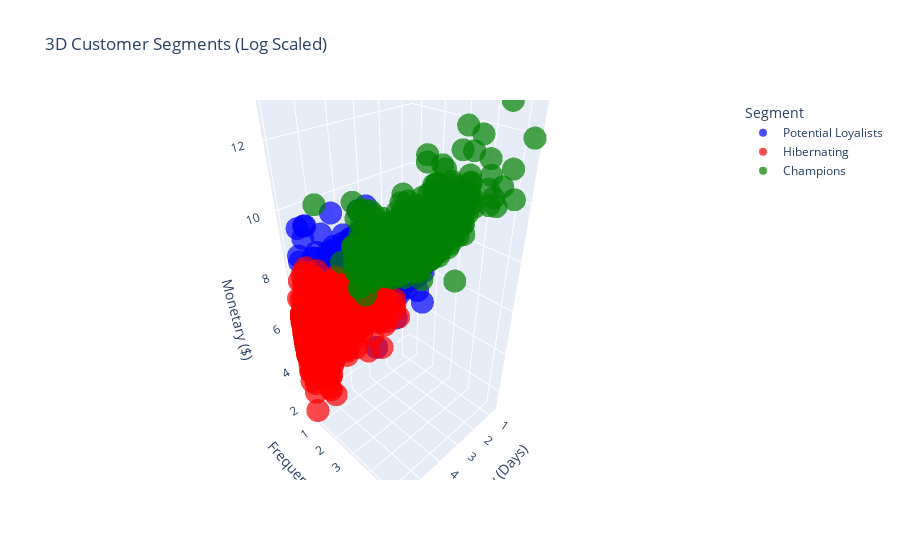

Here is the notebook cell this chart was saved with:
### Markdown cell above
# Ensure the colors apply even if map naming differs slightly

### Code cell
fig.update_layout(scene = dict(
                    xaxis_title='Recency (Days)',
                    yaxis_title='Frequency (Count)',
                    zaxis_title='Monetary ($)'))
fig.show()

### Figure 1 — Plotly figure (JSON) as saved in the notebook; plotly's stock layout.template omitted (floating-point values rounded to 4 significant figures; data arrays with more than 128 entries replaced by an {"elided": "..."} marker saying what was removed)
{"data": [{"hovertemplate": "Segment=Potential Loyalists<br>Recency (Log)=%{x}<br>Frequency (Log)=%{y}<br>Monetary (Log)=%{z}<extra></extra>", "legendgroup": "Potential Loyalists", "marker": {"color": "blue", "opacity": 0.7, "symbol": "circle"}, "mode": "markers", "name": "Potential Loyalists", "scene": "scene", "showlegend": true, "type": "scatter3d", "x": {"elided": "1763 float values"}, "y": {"elided": "1763 float values"}, "z": {"elided": "1763 float values"}}, {"hovertemplate": "Segment=Hibernating<br>Recency (Log)=%{x}<br>Frequency (Log)=%{y}<br>Monetary (Log)=%{z}<extra></extra>", "legendgroup": "Hibernating", "marker": {"color": "red", "opacity": 0.7, "symbol": "circle"}, "mode": "markers", "name": "Hibernating", "scene": "scene", "showlegend": true, "type": "scatter3d", "x": {"elided": "1737 float values"}, "y": {"elided": "1737 float values"}, "z": {"elided": "1737 float values"}}, {"hovertemplate": "Segment=Champions<br>Recency (Log)=%{x}<br>Frequency (Log)=%{y}<br>Monetary (Log)=%{z}<extra></extra>", "legendgroup": "Champions", "marker": {"color": "green", "opacity": 0.7, "symbol": "circle"}, "mode": "markers", "name": "Champions", "scene": "scene", "showlegend": true, "type": "scatter3d", "x": {"elided": "812 float values"}, "y": {"elided": "812 float values"}, "z": {"elided": "812 float values"}}], "layout": {"legend": {"title": {"text": "Segment"}, "tracegroupgap": 0}, "scene": {"domain": {"x": [0, 1], "y": [0, 1]}, "xaxis": {"title": {"text": "Recency (Days)"}}, "yaxis": {"title": {"text": "Frequency (Count)"}}, "zaxis": {"title": {"text": "Monetary ($)"}}}, "title": {"text": "3D Customer Segments (Log Scaled)"}}}
